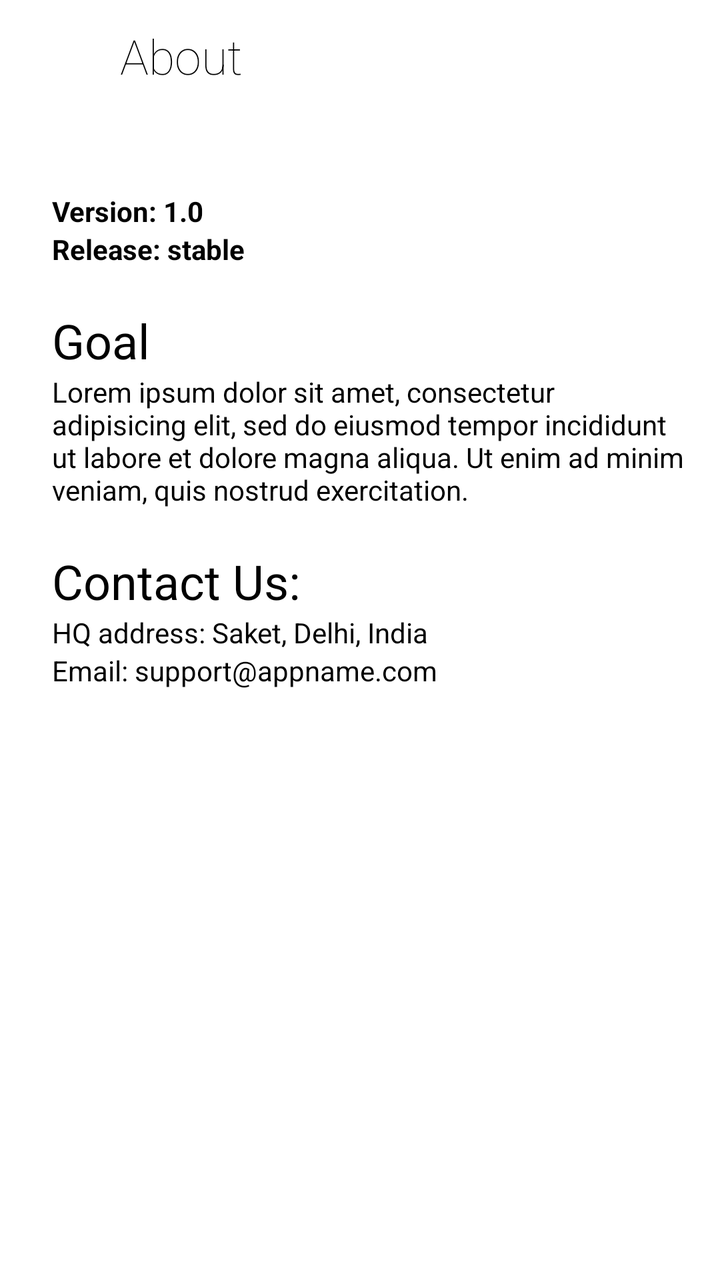
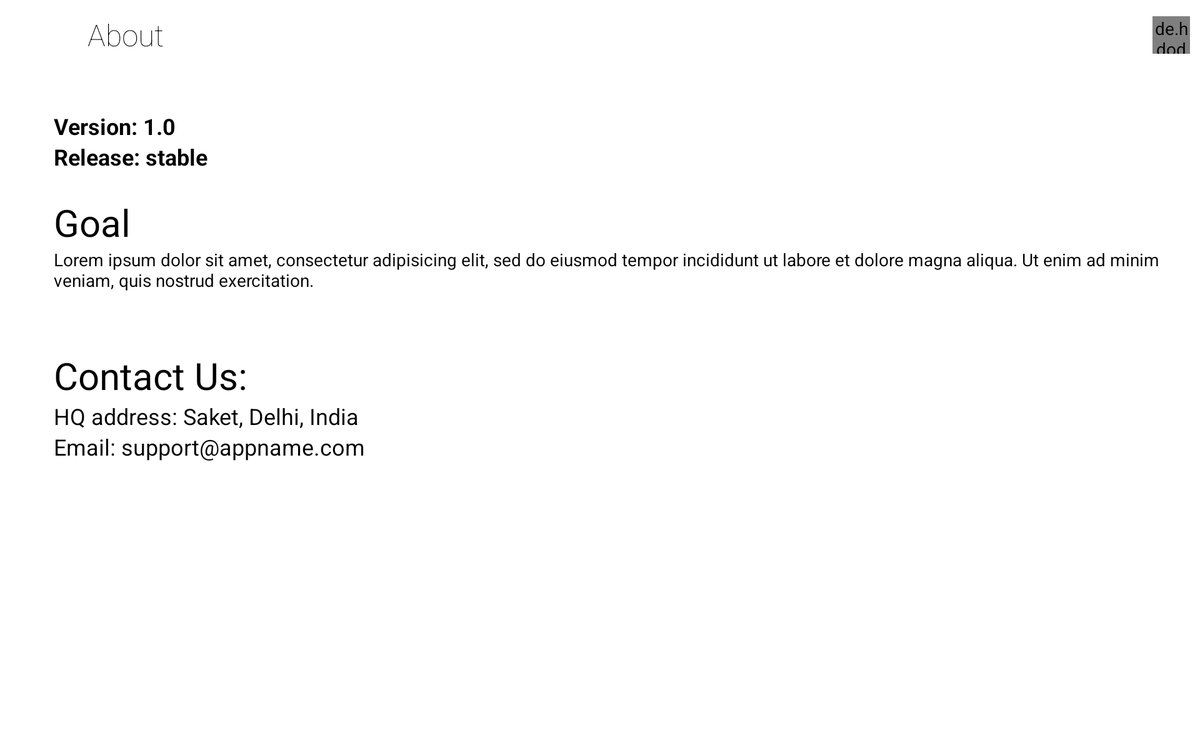

Compare how this app lays out the same screen by default and in its alternative resource folder. The renders come first, then the two layout files and the values they reference.
<!-- AndroidManifest.xml: application theme AppTheme -->
<!-- res/layout/activity_about.xml -->
<?xml version="1.0" encoding="utf-8"?>
<android.support.constraint.ConstraintLayout xmlns:android="http://schemas.android.com/apk/res/android"
    xmlns:app="http://schemas.android.com/apk/res-auto"
    xmlns:tools="http://schemas.android.com/tools"
    android:layout_width="match_parent"
    android:layout_height="match_parent"
    android:background="@color/white"
    tools:context=".MainActivity">

    <LinearLayout
        android:id="@+id/linearLayout"
        android:layout_width="match_parent"
        android:layout_height="@dimen/about_normal_toolbar_height"
        android:layout_marginTop="8dp"
        android:layout_marginEnd="8dp"
        android:layout_marginRight="8dp"
        app:layout_constraintEnd_toEndOf="parent"
        app:layout_constraintStart_toStartOf="parent"
        app:layout_constraintTop_toTopOf="parent">

        <Button
            android:id="@+id/about_back_btn"
            android:layout_width="@dimen/about_normal_toolbar_icon_wh"
            android:layout_height="@dimen/about_normal_toolbar_icon_wh"
            android:layout_gravity="center_vertical|center_horizontal"
            android:layout_marginStart="10dp"
            android:layout_marginLeft="10dp"
            android:layout_marginEnd="10dp"
            android:layout_marginRight="10dp"
            android:background="@drawable/ic_back"
            android:gravity="center_horizontal|center_vertical" />

        <TextView
            android:layout_width="0dp"
            android:layout_height="match_parent"
            android:layout_weight="1"
            android:fontFamily="sans-serif-thin"
            android:gravity="center_vertical"
            android:paddingStart="@dimen/about_normal_toolbar_text_paddingLeft"
            android:paddingLeft="@dimen/about_normal_toolbar_text_paddingLeft"
            android:text="@string/about"
            android:textColor="@color/black"
            android:textSize="@dimen/mediumText"
            tools:ignore="RtlSymmetry" />

    </LinearLayout>

    <ScrollView
        android:layout_width="match_parent"
        android:layout_height="wrap_content"
        android:layout_marginStart="8dp"
        android:layout_marginLeft="8dp"
        android:layout_marginTop="16dp"
        android:layout_marginEnd="16dp"
        android:layout_marginRight="16dp"
        android:layout_marginBottom="8dp"
        android:paddingStart="@dimen/about_normal_scrollBar_paddingLeft"
        android:paddingLeft="@dimen/about_normal_scrollBar_paddingLeft"
        app:layout_constraintBottom_toBottomOf="parent"
        app:layout_constraintEnd_toEndOf="parent"
        app:layout_constraintStart_toStartOf="parent"
        app:layout_constraintTop_toBottomOf="@+id/linearLayout"
        app:layout_constraintVertical_bias="0.100000024"
        tools:ignore="RtlSymmetry">

        <LinearLayout
            android:layout_width="match_parent"
            android:layout_height="wrap_content"
            android:orientation="vertical">

            <TextView
                android:layout_width="match_parent"
                android:layout_height="wrap_content"
                android:text="@string/version_1_0"
                android:textColor="@color/black"
                android:textStyle="bold" />

            <TextView
                android:layout_width="match_parent"
                android:layout_height="wrap_content"
                android:text="@string/release_stable"
                android:textColor="@color/black"
                android:textStyle="bold" />

            <TextView
                android:layout_width="match_parent"
                android:layout_height="wrap_content"
                android:layout_marginTop="@dimen/about_normal_heading_margin_top"
                android:text="@string/goal"
                android:textColor="@color/black"
                android:textSize="@dimen/mediumText" />

            <TextView
                android:id="@+id/address1"
                android:layout_width="wrap_content"
                android:layout_height="fill_parent"
                android:gravity="start"
                android:lines="4"
                android:maxLines="9"
                android:text="@string/lorem"
                android:textColor="@color/black" />

            <TextView
                android:layout_width="match_parent"
                android:layout_height="wrap_content"
                android:layout_marginTop="@dimen/about_normal_heading_margin_top"
                android:text="@string/contact_us"
                android:textColor="@color/black"
                android:textSize="@dimen/mediumText" />

            <TextView
                android:layout_width="match_parent"
                android:layout_height="wrap_content"
                android:text="@string/address"
                android:textColor="@color/black" />

            <TextView
                android:layout_width="match_parent"
                android:layout_height="wrap_content"
                android:text="@string/support_email"
                android:textColor="@color/black" />

        </LinearLayout>

    </ScrollView>

</android.support.constraint.ConstraintLayout>
<!-- resources referenced by this layout -->
<resources>
  <color name="black">#000</color>
  <color name="white">#fff</color>
  <dimen name="about_normal_heading_margin_top">20dp</dimen>
  <dimen name="about_normal_scrollBar_paddingLeft">18dp</dimen>
  <dimen name="about_normal_toolbar_height">40dp</dimen>
  <dimen name="about_normal_toolbar_icon_wh">30dp</dimen>
  <dimen name="about_normal_toolbar_text_paddingLeft">10dp</dimen>
  <dimen name="mediumText">24sp</dimen>
  <string name="about">About</string>
  <string name="address">HQ address: Saket, Delhi, India</string>
  <string name="contact_us">Contact Us:</string>
  <string name="goal">Goal</string>
  <string name="lorem">Lorem ipsum dolor sit amet, consectetur adipisicing elit, sed do eiusmod tempor incididunt ut labore et dolore magna aliqua. Ut enim ad minim veniam, quis nostrud exercitation.</string>
  <string name="release_stable">Release: stable</string>
  <string name="support_email">Email: support@appname.com</string>
  <string name="version_1_0">Version: 1.0</string>
  <style name="AppTheme" parent="Theme.AppCompat.Light.NoActionBar">
          
          <item name="colorPrimary">@color/colorPrimary</item>
          <item name="colorPrimaryDark">@color/colorPrimaryDark</item>
          <item name="colorAccent">@color/colorAccent</item>
      </style>
  <color name="colorPrimary">@color/white</color>
  <color name="colorPrimaryDark">@color/white</color>
  <color name="colorAccent">@color/white</color>
</resources>
<!-- res/layout-large-land/activity_about.xml (the repository's variant of the layout above) -->
<!-- drawn on a 7-inch tablet turned sideways -->
<?xml version="1.0" encoding="utf-8"?>
<android.support.constraint.ConstraintLayout xmlns:android="http://schemas.android.com/apk/res/android"
    xmlns:app="http://schemas.android.com/apk/res-auto"
    xmlns:tools="http://schemas.android.com/tools"
    android:layout_width="match_parent"
    android:layout_height="match_parent"
    android:background="@color/white"
    tools:context=".MainActivity">

    <LinearLayout
        android:id="@+id/linearLayout"
        android:layout_width="match_parent"
        android:layout_height="@dimen/about_normal_toolbar_height"
        android:layout_marginTop="8dp"
        android:layout_marginEnd="8dp"
        android:layout_marginRight="8dp"
        app:layout_constraintEnd_toEndOf="parent"
        app:layout_constraintStart_toStartOf="parent"
        app:layout_constraintTop_toTopOf="parent">

        <Button
            android:id="@+id/about_back_btn"
            android:layout_width="@dimen/about_large_toolbar_icon_wh"
            android:layout_height="@dimen/about_large_toolbar_icon_wh"
            android:layout_gravity="center_vertical|center_horizontal"
            android:layout_marginStart="10dp"
            android:layout_marginLeft="10dp"
            android:layout_marginEnd="10dp"
            android:layout_marginRight="10dp"
            android:background="@drawable/ic_back"
            android:gravity="center_horizontal|center_vertical" />

        <TextView
            android:layout_width="0dp"
            android:layout_height="match_parent"
            android:layout_weight="1"
            android:fontFamily="sans-serif-thin"
            android:gravity="center_vertical"
            android:paddingStart="@dimen/about_large_toolbar_text_paddingLeft"
            android:paddingLeft="@dimen/about_large_toolbar_text_paddingLeft"
            android:text="@string/about"
            android:textColor="@color/black"
            android:textSize="@dimen/mediumText"
            tools:ignore="RtlSymmetry" />

        <de.hdodenhof.circleimageview.CircleImageView
            android:id="@+id/profile_image"
            android:layout_width="@dimen/about_large_toolbar_icon_wh"
            android:layout_height="@dimen/about_large_toolbar_icon_wh"
            android:layout_gravity="center_vertical"
            android:src="@drawable/ic_dot"
            app:civ_border_color="@color/black"
            app:civ_border_width="@dimen/avatar_image_border_medium" />

    </LinearLayout>

    <ScrollView
        android:layout_width="match_parent"
        android:layout_height="wrap_content"
        android:layout_marginStart="8dp"
        android:layout_marginLeft="8dp"
        android:layout_marginTop="16dp"
        android:layout_marginEnd="16dp"
        android:layout_marginRight="16dp"
        android:layout_marginBottom="8dp"
        android:paddingStart="@dimen/about_large_scrollBar_paddingLeft"
        android:paddingLeft="@dimen/about_large_scrollBar_paddingLeft"
        app:layout_constraintBottom_toBottomOf="parent"
        app:layout_constraintEnd_toEndOf="parent"
        app:layout_constraintStart_toStartOf="parent"
        app:layout_constraintTop_toBottomOf="@+id/linearLayout"
        app:layout_constraintVertical_bias="0.100000024"
        tools:ignore="RtlSymmetry">

        <LinearLayout
            android:layout_width="match_parent"
            android:layout_height="wrap_content"
            android:orientation="vertical">

            <TextView
                android:layout_width="match_parent"
                android:layout_height="wrap_content"
                android:text="@string/version_1_0"
                android:textColor="@color/black"
                android:textSize="@dimen/smallText"
                android:textStyle="bold" />

            <TextView
                android:layout_width="match_parent"
                android:layout_height="wrap_content"
                android:text="@string/release_stable"
                android:textColor="@color/black"
                android:textSize="@dimen/smallText"
                android:textStyle="bold" />

            <TextView
                android:layout_width="match_parent"
                android:layout_height="wrap_content"
                android:layout_marginTop="@dimen/about_large_toolbar_text_paddingLeft"
                android:text="@string/goal"
                android:textColor="@color/black"
                android:textSize="@dimen/largeText" />

            <TextView
                android:id="@+id/address1"
                android:layout_width="wrap_content"
                android:layout_height="fill_parent"
                android:gravity="start"
                android:lines="3"
                android:maxLines="9"
                android:text="@string/lorem"
                android:textColor="@color/black" />

            <TextView
                android:layout_width="match_parent"
                android:layout_height="wrap_content"
                android:layout_marginTop="@dimen/about_large_heading_margin_top"
                android:text="@string/contact_us"
                android:textColor="@color/black"
                android:textSize="@dimen/largeText" />

            <TextView
                android:layout_width="match_parent"
                android:layout_height="wrap_content"
                android:text="@string/address"
                android:textColor="@color/black"
                android:textSize="@dimen/smallText" />

            <TextView
                android:layout_width="match_parent"
                android:layout_height="wrap_content"
                android:text="@string/email_support"
                android:textColor="@color/black"
                android:textSize="@dimen/smallText" />

        </LinearLayout>

    </ScrollView>

</android.support.constraint.ConstraintLayout>
<!-- resources referenced by the variant -->
<!-- as a 7-inch tablet turned sideways resolves them -->
<resources>
  <color name="black">#000</color>
  <color name="white">#fff</color>
  <dimen name="about_large_heading_margin_top">30dp</dimen>
  <dimen name="about_large_scrollBar_paddingLeft">35dp</dimen>
  <dimen name="about_large_toolbar_icon_wh">30dp</dimen>
  <dimen name="about_large_toolbar_text_paddingLeft">20dp</dimen>
  <dimen name="about_normal_toolbar_height">40dp</dimen>
  <dimen name="avatar_image_border_medium">3dp</dimen>
  <dimen name="largeText">30sp</dimen>
  <dimen name="mediumText">24sp</dimen>
  <dimen name="smallText">18sp</dimen>
  <!-- drawable ic_dot (drawable) -->
  <vector android:height="24dp" android:viewportHeight="512"
      android:viewportWidth="512" android:width="24dp" xmlns:android="http://schemas.android.com/apk/res/android">
      <path android:fillColor="#FF000000" android:pathData="m256,0c-141.164,0 -256,114.836 -256,256s114.836,256 256,256 256,-114.836 256,-256 -114.836,-256 -256,-256zM256,341.332c-47.063,0 -85.332,-38.27 -85.332,-85.332s38.27,-85.332 85.332,-85.332 85.332,38.27 85.332,85.332 -38.27,85.332 -85.332,85.332zM256,341.332"/>
  </vector>
  <string name="about">About</string>
  <string name="address">HQ address: Saket, Delhi, India</string>
  <string name="contact_us">Contact Us:</string>
  <string name="email_support">Email: support@appname.com</string>
  <string name="goal">Goal</string>
  <string name="lorem">Lorem ipsum dolor sit amet, consectetur adipisicing elit, sed do eiusmod tempor incididunt ut labore et dolore magna aliqua. Ut enim ad minim veniam, quis nostrud exercitation.</string>
  <string name="release_stable">Release: stable</string>
  <string name="version_1_0">Version: 1.0</string>
  <style name="AppTheme" parent="Theme.AppCompat.Light.NoActionBar">
          
          <item name="colorPrimary">@color/colorPrimary</item>
          <item name="colorPrimaryDark">@color/colorPrimaryDark</item>
          <item name="colorAccent">@color/colorAccent</item>
      </style>
  <color name="colorPrimary">@color/white</color>
  <color name="colorPrimaryDark">@color/white</color>
  <color name="colorAccent">@color/white</color>
</resources>
